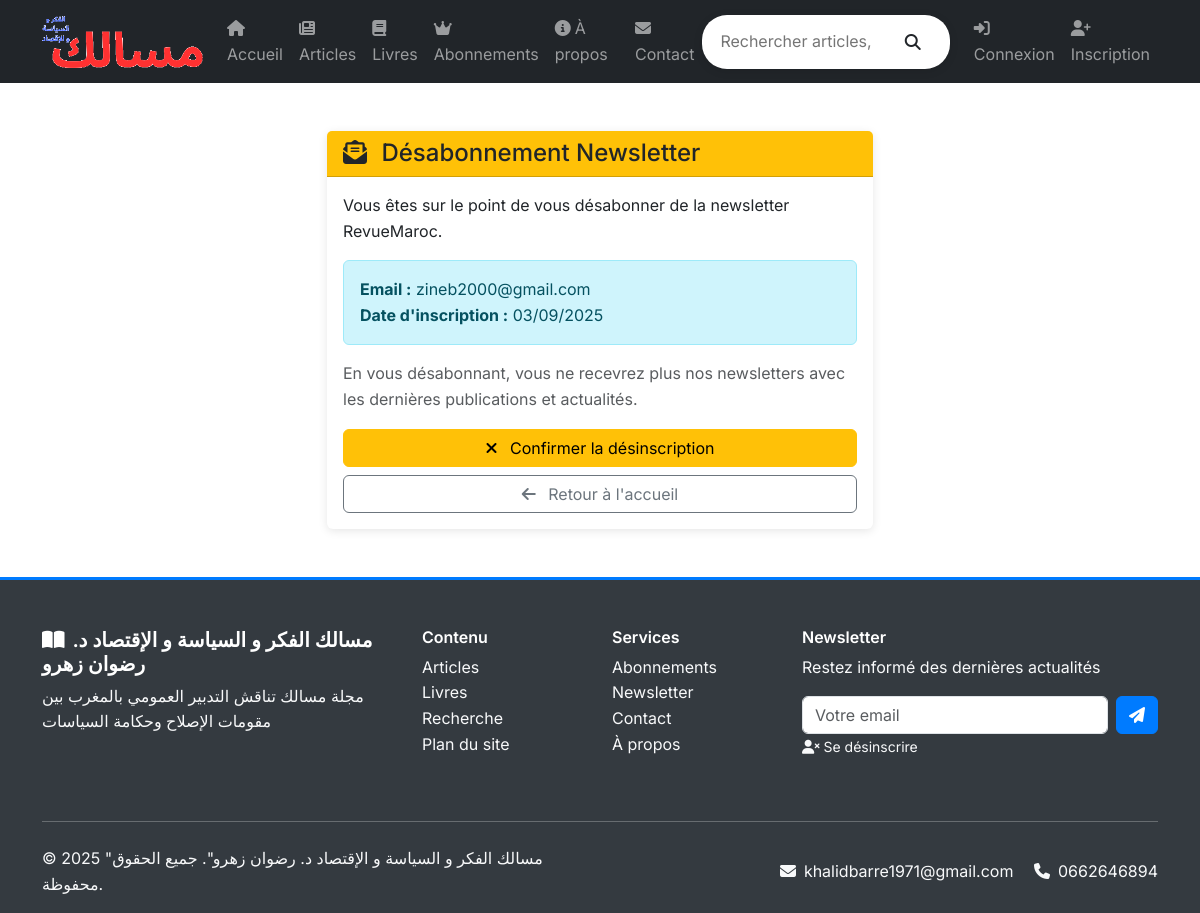
Page /subscriptions/newsletter/desabonner/1/ on the committed database.
### core/models.py (models this page shows, shortened)
class TimeStampedModel(models.Model):
    created_at = models.DateTimeField(auto_now_add=True, verbose_name=_("Date de création"))
    updated_at = models.DateTimeField(auto_now=True, verbose_name=_("Date de modification"))
    class Meta:
        abstract = True

class SiteSettings(TimeStampedModel):
    site_name = models.CharField(max_length=100, default="RevueMaroc", verbose_name=_("Nom du site"))
    site_description = models.TextField(blank=True, verbose_name=_("Description du site"))
    contact_email = models.EmailField(blank=True, verbose_name=_("Email de contact"))
    contact_phone = models.CharField(max_length=20, blank=True, verbose_name=_("Téléphone de contact"))
    address = models.TextField(blank=True, verbose_name=_("Adresse"))
    facebook_url = models.URLField(blank=True, verbose_name=_("URL Facebook"))
    twitter_url = models.URLField(blank=True, verbose_name=_("URL Twitter"))
    linkedin_url = models.URLField(blank=True, verbose_name=_("URL LinkedIn"))
    instagram_url = models.URLField(blank=True, verbose_name=_("URL Instagram"))
    logo = models.ImageField(upload_to='site/', blank=True, verbose_name=_("Logo du site"))
    favicon = models.ImageField(upload_to='site/', blank=True, verbose_name=_("Favicon"))
    monthly_price = models.DecimalField(
        max_digits=10,
        decimal_places=2,
        default=9.99,
        verbose_name=_("Prix mensuel (€)")
    )
    yearly_price = models.DecimalField(
        max_digits=10,
        decimal_places=2,
        default=99.99,
        verbose_name=_("Prix annuel (€)")
    )
    shipping_cost = models.DecimalField(
        max_digits=10,
        decimal_places=2,
        default=5.99,
        verbose_name=_("Frais de livraison (€)")
    )
    free_shipping_threshold = models.DecimalField(
        max_digits=10,
        decimal_places=2,
        default=50.00,
        verbose_name=_("Seuil livraison gratuite (€)")
    )
    class Meta:
        verbose_name = _("Paramètre du site")
        verbose_name_plural = _("Paramètres du site")

### subscriptions/models.py (models this page shows, shortened)
class NewsletterSubscription(TimeStampedModel):
    email = models.EmailField(unique=True, verbose_name="Email")
    domains = models.TextField(blank=True, verbose_name="Domaines d'intérêt")
    is_active = models.BooleanField(default=True, verbose_name="Actif")
    subscribed_at = models.DateTimeField(auto_now_add=True, verbose_name="Date d'inscription")
    class Meta:
        verbose_name = "Abonnement newsletter"
        verbose_name_plural = "Abonnements newsletter"
        ordering = ['-subscribed_at']

### subscriptions/views.py (the view)
# urls.py: path('newsletter/desabonner/<int:subscription_id>/', views.newsletter_unsubscribe, name='newsletter_unsubscribe'),
def newsletter_unsubscribe(request, subscription_id):
    newsletter_sub = get_object_or_404(NewsletterSubscription, id=subscription_id)
    if request.method == 'POST':
        newsletter_sub.is_active = False
        newsletter_sub.save()
        messages.success(request, 'Vous avez été désabonné de la newsletter.')
        return redirect('core:home')
    context = {
        'newsletter_subscription': newsletter_sub,
    }
    return render(request, 'subscriptions/newsletter_unsubscribe.html', context)

### templates/subscriptions/newsletter_unsubscribe.html (shortened to what this page needs)
{% extends 'base.html' %}
{% load static %}
{% block content %}
<div class="container my-5">
    <div class="row justify-content-center">
        <div class="col-md-6">
            <div class="card">
                <div class="card-header bg-warning text-dark">
                    <h4 class="mb-0">
                        <i class="fas fa-envelope-open-text me-2"></i>
                        Désabonnement Newsletter
                    </h4>
                </div>
                <div class="card-body">
                    <p class="mb-3">
                        Vous êtes sur le point de vous désabonner de la newsletter RevueMaroc.
                    </p>
                    <div class="alert alert-info">
                        <strong>Email :</strong> {{ newsletter_subscription.email }}<br>
                        <strong>Date d'inscription :</strong> {{ newsletter_subscription.subscribed_at|date:"d/m/Y" }}
                    </div>
                    <p class="text-muted">
                        En vous désabonnant, vous ne recevrez plus nos newsletters avec les dernières publications et actualités.
                    </p>
                    <form method="post">
                        <div class="d-grid gap-2">
                            <button type="submit" class="btn btn-warning">
                                <i class="fas fa-times me-2"></i>
                                Confirmer la désinscription
                            </button>
                            <a href="{% url 'core:home' %}" class="btn btn-outline-secondary">
                                <i class="fas fa-arrow-left me-2"></i>
                                Retour à l'accueil
                            </a>
                        </div>
                    </form>
                </div>
            </div>
        </div>
    </div>
</div>
{% endblock %}

### templates/base.html (shortened to what this page needs)
<!DOCTYPE html>
<html lang="fr">
<head>
    <link href="https://cdn.jsdelivr.net/npm/bootstrap@5.3.0/dist/css/bootstrap.min.css" rel="stylesheet">
    <link rel="stylesheet" href="https://cdnjs.cloudflare.com/ajax/libs/font-awesome/6.4.0/css/all.min.css">
</head>
<body>
    <nav class="navbar navbar-expand-lg navbar-dark bg-dark sticky-top">
        <div class="container">
            <a class="navbar-brand" href="{% url 'core:home' %}">
                {% if site_settings.logo %}
                    <img src="{{ site_settings.logo.url }}" alt="{{ site_name|default:'RevueMaroc' }}" class="brand-logo">
                {% else %}
                    <i class="fas fa-book-open me-2"></i>
                    {{ site_name|default:"RevueMaroc" }}
                {% endif %}
            </a>
            <div class="collapse navbar-collapse" id="navbarNav">
                <ul class="navbar-nav me-auto">
                    <li class="nav-item">
                        <a class="nav-link" href="{% url 'core:home' %}">
                            <i class="fas fa-home me-1"></i>Accueil
                        </a>
                    </li>
                    <li class="nav-item">
                        <a class="nav-link" href="{% url 'articles:article_list' %}">
                            <i class="fas fa-newspaper me-1"></i>Articles
                        </a>
                    </li>
                    <li class="nav-item">
                        <a class="nav-link" href="{% url 'livres:revue_list' %}">
                            <i class="fas fa-book me-1"></i>Livres
                        </a>
                    </li>
                    <li class="nav-item">
                        <a class="nav-link" href="{% url 'subscriptions:plan_list' %}">
                            <i class="fas fa-crown me-1"></i>Abonnements
                        </a>
                    </li>
                    <li class="nav-item">
                        <a class="nav-link" href="{% url 'core:about' %}">
                            <i class="fas fa-info-circle me-1"></i>À propos
                        </a>
                    </li>
                    <li class="nav-item">
                        <a class="nav-link" href="{% url 'core:contact' %}">
                            <i class="fas fa-envelope me-1"></i>Contact
                        </a>
                    </li>
                </ul>
                <form class="d-flex me-3" method="GET" action="{% url 'core:search' %}">
                    <div class="search-bar d-flex align-items-center">
                        <input class="search-input" type="search" name="q" placeholder="Rechercher articles, livres..."
                               value="{{ request.GET.q }}" aria-label="Search">
                        <button class="btn btn-link text-dark" type="submit">
                            <i class="fas fa-search"></i>
                        </button>
                    </div>
                </form>
                <ul class="navbar-nav">
                    {% if user.is_authenticated %}
                        <li class="nav-item dropdown">
                            <a class="nav-link dropdown-toggle" href="#" id="userDropdown" role="button"
                               data-bs-toggle="dropdown" aria-expanded="false">
                                <i class="fas fa-user me-1"></i>{{ user.username }}
                            </a>
                            <ul class="dropdown-menu" aria-labelledby="userDropdown">
                                <li><a class="dropdown-item" href="{% url 'core:dashboard' %}">
                                    <i class="fas fa-tachometer-alt me-2"></i>Tableau de bord
                                </a></li>
                                <li><a class="dropdown-item" href="{% url 'users:profile' %}">
                                    <i class="fas fa-user-edit me-2"></i>Profil
                                </a></li>
                                                                 <li><a class="dropdown-item" href="{% url 'articles:article_list' %}">
                                     <i class="fas fa-newspaper me-2"></i>Voir les articles
                                 </a></li>
                                 <li><a class="dropdown-item" href="{% url 'livres:revue_list' %}">
                                     <i class="fas fa-shopping-bag me-2"></i>Catalogue des revues
                                 </a></li>
                                <li><hr class="dropdown-divider"></li>
                                                                                                 <li>
                                    <a class="dropdown-item" href="{% url 'users:logout' %}">
                                        <i class="fas fa-sign-out-alt me-2"></i>Déconnexion
                                    </a>
                                </li>
                            </ul>
                        </li>
                                                 <li class="nav-item">
                             <a class="nav-link" href="{% url 'livres:cart_detail' %}">
                                 <i class="fas fa-shopping-cart me-1"></i>
                                 <span class="badge bg-primary cart-count">0</span>
                             </a>
                         </li>
                    {% else %}
                        <li class="nav-item">
                            <a class="nav-link" href="{% url 'users:login' %}">
                                <i class="fas fa-sign-in-alt me-1"></i>Connexion
                            </a>
                        </li>
                        <li class="nav-item">
                            <a class="nav-link" href="{% url 'users:register' %}">
                                <i class="fas fa-user-plus me-1"></i>Inscription
                            </a>
                        </li>
                    {% endif %}
                </ul>
            </div>
        </div>
    </nav>
    <main>
        {% block content %}{% endblock %}
    </main>
    <footer class="footer">
        <div class="container">
            <div class="row">
                <div class="col-md-4 mb-4">
                    <h5><i class="fas fa-book-open me-2"></i>{{ site_name|default:"RevueMaroc" }}</h5>
                    <p class="text-light">
                        {{ site_description|default:"Votre source d'information sur le développement du Maroc" }}
                    </p>
                </div>
                <div class="col-md-2 mb-4">
                    <h6>Contenu</h6>
                    <ul class="list-unstyled">
                        <li><a href="{% url 'articles:article_list' %}" class="text-light">Articles</a></li>
                        <li><a href="{% url 'livres:revue_list' %}" class="text-light">Livres</a></li>
                        <li><a href="{% url 'core:search' %}" class="text-light">Recherche</a></li>
                        <li><a href="{% url 'core:sitemap' %}" class="text-light">Plan du site</a></li>
                    </ul>
                </div>
                <div class="col-md-2 mb-4">
                    <h6>Services</h6>
                    <ul class="list-unstyled">
                        <li><a href="{% url 'subscriptions:plan_list' %}" class="text-light">Abonnements</a></li>
                        <li><a href="{% url 'core:newsletter_subscribe' %}" class="text-light">Newsletter</a></li>
                        <li><a href="{% url 'core:contact' %}" class="text-light">Contact</a></li>
                        <li><a href="{% url 'core:about' %}" class="text-light">À propos</a></li>
                    </ul>
                </div>
                <div class="col-md-4 mb-4">
                    <h6>Newsletter</h6>
                    <p class="text-light">Restez informé des dernières actualités</p>
                    <form method="POST" action="{% url 'core:newsletter_subscribe' %}" class="d-flex">
                        <input type="email" name="email" class="form-control me-2" placeholder="Votre email" required>
                        <button type="submit" class="btn btn-primary">
                            <i class="fas fa-paper-plane"></i>
                        </button>
                    </form>
                    <small class="text-light">
                        <a href="{% url 'core:newsletter_unsubscribe' %}" class="text-light">
                            <i class="fas fa-user-times me-1"></i>Se désinscrire
                        </a>
                    </small>
                </div>
            </div>
            <hr class="my-4">
            <div class="row align-items-center">
                <div class="col-md-6">
                    <p class="mb-0 text-light">
                        &copy; {% now "Y" %} "مسالك الفكر و السياسة و الإقتصاد
                        د. رضوان زهرو". جميع الحقوق محفوظة.
                    </p>
                </div>
                <div class="col-md-6 text-md-end">
                    <p class="mb-0 text-light">
                        {% if site_settings.contact_email %}
                            <i class="fas fa-envelope me-2"></i>{{ site_settings.contact_email }}
                        {% endif %}
                        {% if site_settings.contact_phone %}
                            <i class="fas fa-phone me-2 ms-3"></i>{{ site_settings.contact_phone }}
                        {% endif %}
                    </p>
                </div>
            </div>
        </div>
    </footer>
</body>
</html>

### templates/base.html (style rules this page uses)
:root { --primary-color: #007bff; --secondary-color: #6c757d; --success-color: #28a745; --warning-color: #ffc107; --danger-color: #dc3545; --light-color: #f8f9fa; --dark-color: #343a40; }
body { font-family: 'Inter', sans-serif; line-height: 1.6; min-height: 100vh; display: flex; flex-direction: column; }
main { flex: 1; }
.navbar-brand { font-weight: 700; font-size: 1.5rem; display: flex; align-items: center; }
.brand-logo { height: 52px; width: auto; display: inline-block; object-fit: contain; background: transparent; mix-blend-mode: normal; filter: none; }
.card { border: none; box-shadow: 0 2px 10px rgba(0,0,0,0.1); transition: transform 0.2s ease; }
.btn-primary { background-color: var(--primary-color); border-color: var(--primary-color); font-weight: 500; }
.footer { background-color: var(--dark-color); color: white; padding: 3rem 0 1rem; margin-top: auto; border-top: 3px solid var(--primary-color); }
.footer a { color: #e9ecef; text-decoration: none; transition: color 0.3s ease; }
.footer h5, .footer h6 { color: white; font-weight: 600; }
.search-bar { background: white; border-radius: 25px; padding: 0.5rem 1rem; box-shadow: 0 2px 10px rgba(0,0,0,0.1); }
.search-input { border: none; outline: none; width: 100%; }

### rows in the picture
SiteSettings: logo (picture), site_name "مسالك الفكر و السياسة و الإقتصاد د. رضوان زهرو", site_description "مجلة مسالك تناقش التدبير العمومي بالمغرب بين مقومات الإصلاح وحكامة السياسات", contact_email "khalidbarre1971@gmail.com", contact_phone "0662646894"
NewsletterSubscription: email "zineb2000@gmail.com", subscribed_at "03/09/2025"
